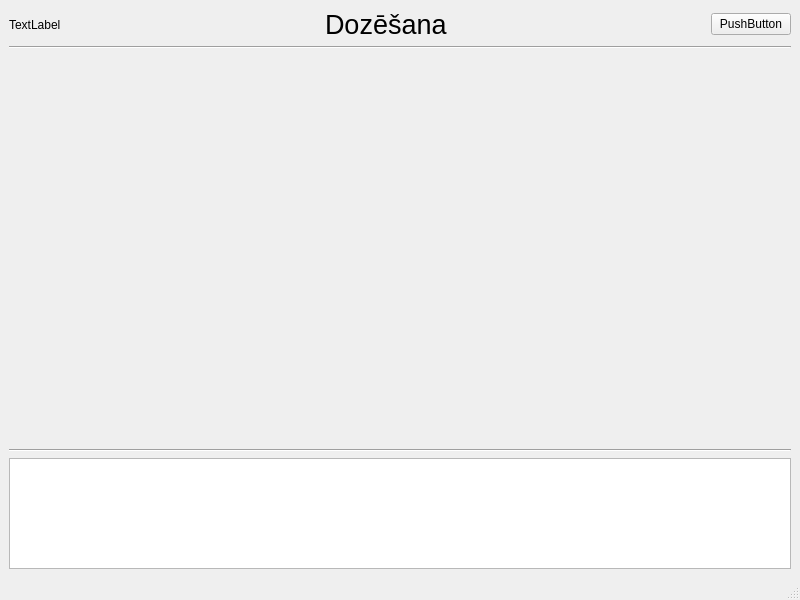
<?xml version="1.0" encoding="UTF-8"?>
<ui version="4.0">
 <class>ProcUI2</class>
 <widget class="QMainWindow" name="ProcUI2">
  <property name="geometry">
   <rect>
    <x>0</x>
    <y>0</y>
    <width>800</width>
    <height>600</height>
   </rect>
  </property>
  <property name="windowTitle">
   <string>MainWindow</string>
  </property>
  <widget class="QWidget" name="centralwidget">
   <layout class="QVBoxLayout" name="verticalLayout_2">
    <item>
     <layout class="QVBoxLayout" name="verticalLayout" stretch="1,0,7,0,2">
      <item>
       <layout class="QHBoxLayout" name="horizontalLayout_2">
        <item>
         <widget class="QLabel" name="label_Logo">
          <property name="text">
           <string>TextLabel</string>
          </property>
         </widget>
        </item>
        <item>
         <spacer name="horizontalSpacer">
          <property name="orientation">
           <enum>Qt::Orientation::Horizontal</enum>
          </property>
          <property name="sizeHint" stdset="0">
           <size>
            <width>40</width>
            <height>20</height>
           </size>
          </property>
         </spacer>
        </item>
        <item>
         <widget class="QLabel" name="label_Heder">
          <property name="font">
           <font>
            <pointsize>20</pointsize>
           </font>
          </property>
          <property name="text">
           <string>Dozēšana</string>
          </property>
         </widget>
        </item>
        <item>
         <spacer name="horizontalSpacer_2">
          <property name="orientation">
           <enum>Qt::Orientation::Horizontal</enum>
          </property>
          <property name="sizeHint" stdset="0">
           <size>
            <width>40</width>
            <height>20</height>
           </size>
          </property>
         </spacer>
        </item>
        <item>
         <widget class="QPushButton" name="pushButton_Stop">
          <property name="text">
           <string>PushButton</string>
          </property>
         </widget>
        </item>
       </layout>
      </item>
      <item>
       <widget class="Line" name="line_2">
        <property name="orientation">
         <enum>Qt::Orientation::Horizontal</enum>
        </property>
       </widget>
      </item>
      <item>
       <layout class="QHBoxLayout" name="horizontalLayout_Process">
        <item>
         <widget class="QWidget" name="desktop" native="true">
          <layout class="QHBoxLayout" name="horizontalLayout_3" stretch="10,3">
           <item>
            <widget class="QWidget" name="desktop_2" native="true"/>
           </item>
           <item>
            <widget class="QWidget" name="widget_Table" native="true"/>
           </item>
          </layout>
         </widget>
        </item>
       </layout>
      </item>
      <item>
       <widget class="Line" name="line">
        <property name="orientation">
         <enum>Qt::Orientation::Horizontal</enum>
        </property>
       </widget>
      </item>
      <item>
       <layout class="QHBoxLayout" name="horizontalLayout">
        <item>
         <widget class="QTextEdit" name="textEdit_Info"/>
        </item>
       </layout>
      </item>
     </layout>
    </item>
   </layout>
  </widget>
  <widget class="QMenuBar" name="menubar">
   <property name="geometry">
    <rect>
     <x>0</x>
     <y>0</y>
     <width>800</width>
     <height>21</height>
    </rect>
   </property>
  </widget>
  <widget class="QStatusBar" name="statusbar"/>
 </widget>
 <resources/>
 <connections/>
</ui>
